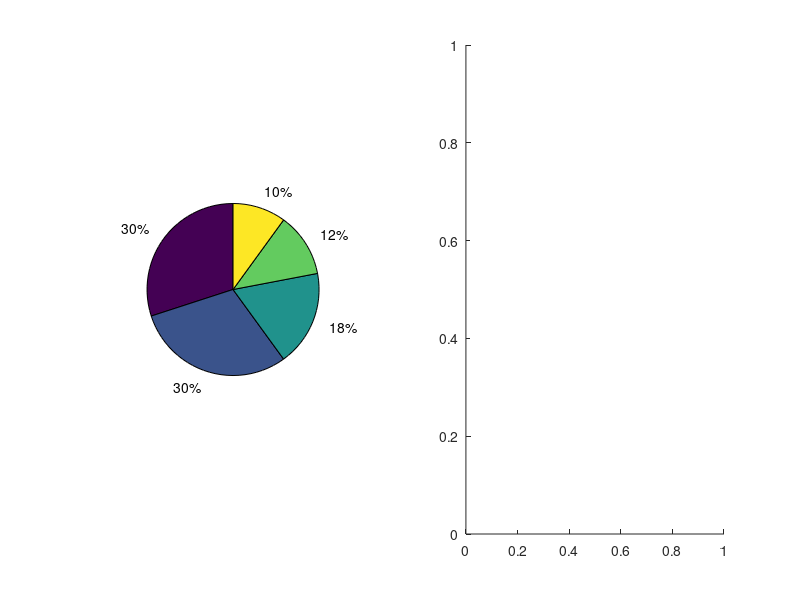

MATLAB code for this plot: (Note: this script raises an error after producing the figure.)
%%
%   COURSE: Master statistics and machine learning: intuition, math, code										
%      URL: udemy.com/course/statsml_x/?couponCode=202006 
% 
%  SECTION: Visualizing data
%    VIDEO: Pie charts
% 
%  TEACHER: Mike X Cohen, sincxpress.com
%

%%

% a clear MATLAB workspace is a clear mental workspace
close all; clear

%% create data for the plot

nbins = 5;
totalN = 100;

rawdata = ceil(logspace(log10(1/2),log10(nbins-.01),totalN));

% prepare data for pie chart
uniquenums = unique(rawdata);
data4pie = zeros(length(uniquenums),1);

for i=1:length(uniquenums)
    data4pie(i) = sum(rawdata==uniquenums(i));
end

%% show the pie chart

figure(1), clf

subplot(121)
pie(data4pie)

subplot(122)
pie(data4pie,[0 30 0 1 0],{'one','two','three','four','five'})

%% for continuous data

% generate log-normal distribution
data = exp( randn(1000,1)/10 );


figure(2), clf

% generate bins using histogram
histbins = histcounts(data,6);

% and show that as a pie chart
pie(histbins)

%% done.
